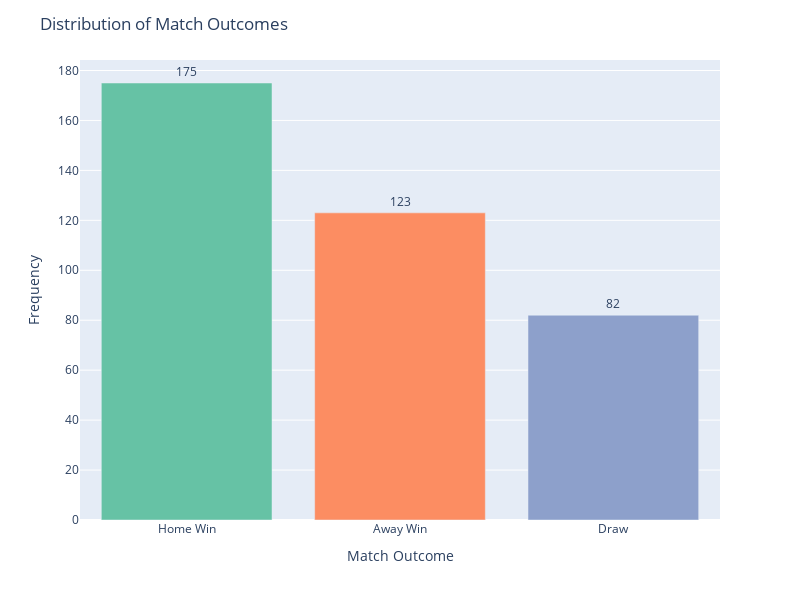

Notebook cell for this chart:
### Code cell
# Visualising the distribution of match outcomes 
# Grouping the data by 'Result' to count occurrences
df_count = df_matches['Result'].value_counts().reset_index()
df_count.columns = ['Result', 'count']

# Create the bar chart
fig = px.bar(df_count, x='Result', y='count', text='count', color='Result', 
             color_discrete_sequence=px.colors.qualitative.Set2)

# Update layout (similar to title, labels in matplotlib)
fig.update_layout(
    title='Distribution of Match Outcomes',
    xaxis_title='Match Outcome',
    yaxis_title='Frequency',
    showlegend=False,
    width=800,  # width and height to mimic figsize
    height=600
)

# Customize text position (like annotating on bars in matplotlib)
fig.update_traces(textposition='outside')

# Show the plot
fig.show()

### Figure 1 — Plotly figure (JSON) as saved in the notebook; plotly's stock layout.template omitted (floating-point values rounded to 4 significant figures)
{"data": [{"alignmentgroup": "True", "hovertemplate": "Result=%{x}<br>count=%{text}<extra></extra>", "legendgroup": "Home Win", "marker": {"color": "rgb(102,194,165)", "pattern": {"shape": ""}}, "name": "Home Win", "offsetgroup": "Home Win", "orientation": "v", "showlegend": true, "text": [175], "textposition": "outside", "type": "bar", "x": ["Home Win"], "xaxis": "x", "y": [175], "yaxis": "y"}, {"alignmentgroup": "True", "hovertemplate": "Result=%{x}<br>count=%{text}<extra></extra>", "legendgroup": "Away Win", "marker": {"color": "rgb(252,141,98)", "pattern": {"shape": ""}}, "name": "Away Win", "offsetgroup": "Away Win", "orientation": "v", "showlegend": true, "text": [123], "textposition": "outside", "type": "bar", "x": ["Away Win"], "xaxis": "x", "y": [123], "yaxis": "y"}, {"alignmentgroup": "True", "hovertemplate": "Result=%{x}<br>count=%{text}<extra></extra>", "legendgroup": "Draw", "marker": {"color": "rgb(141,160,203)", "pattern": {"shape": ""}}, "name": "Draw", "offsetgroup": "Draw", "orientation": "v", "showlegend": true, "text": [82], "textposition": "outside", "type": "bar", "x": ["Draw"], "xaxis": "x", "y": [82], "yaxis": "y"}], "layout": {"barmode": "relative", "height": 600, "legend": {"title": {"text": "Result"}, "tracegroupgap": 0}, "margin": {"t": 60}, "showlegend": false, "title": {"text": "Distribution of Match Outcomes"}, "width": 800, "xaxis": {"anchor": "y", "categoryarray": ["Home Win", "Away Win", "Draw"], "categoryorder": "array", "domain": [0, 1], "title": {"text": "Match Outcome"}}, "yaxis": {"anchor": "x", "domain": [0, 1], "title": {"text": "Frequency"}}}}
